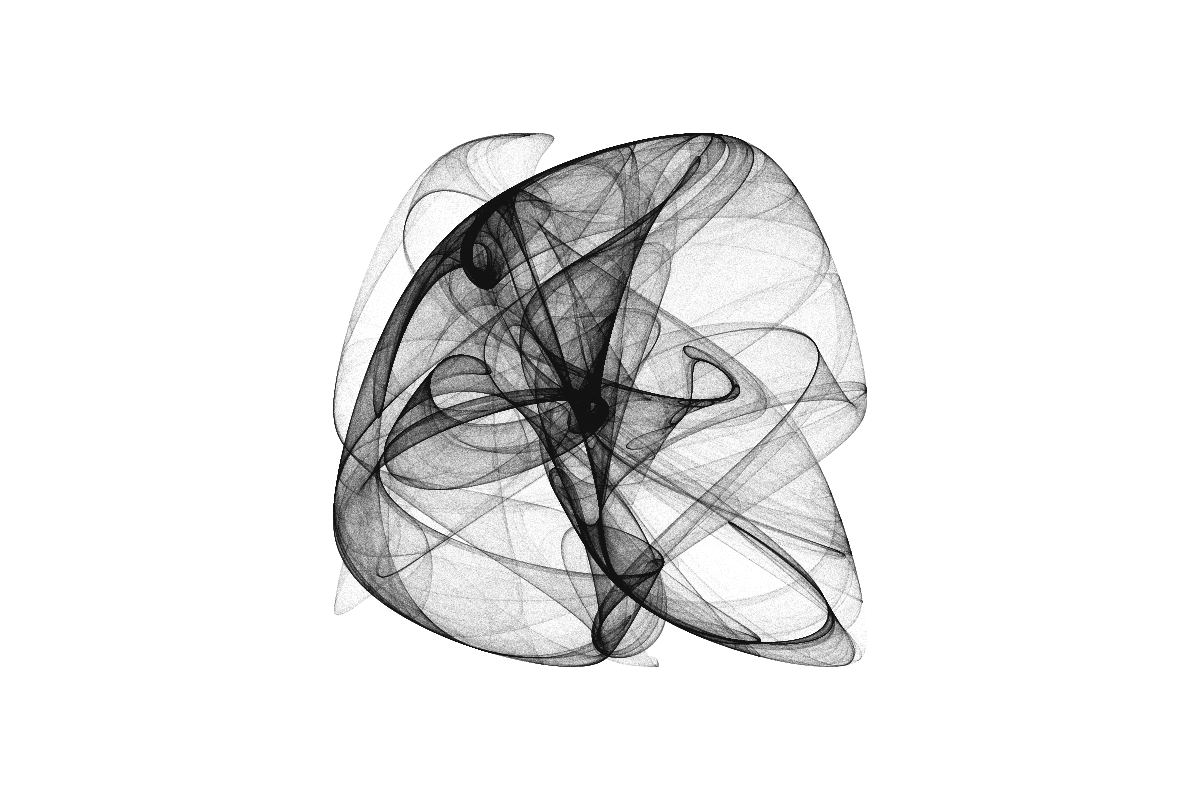
Frame 1 (no input)
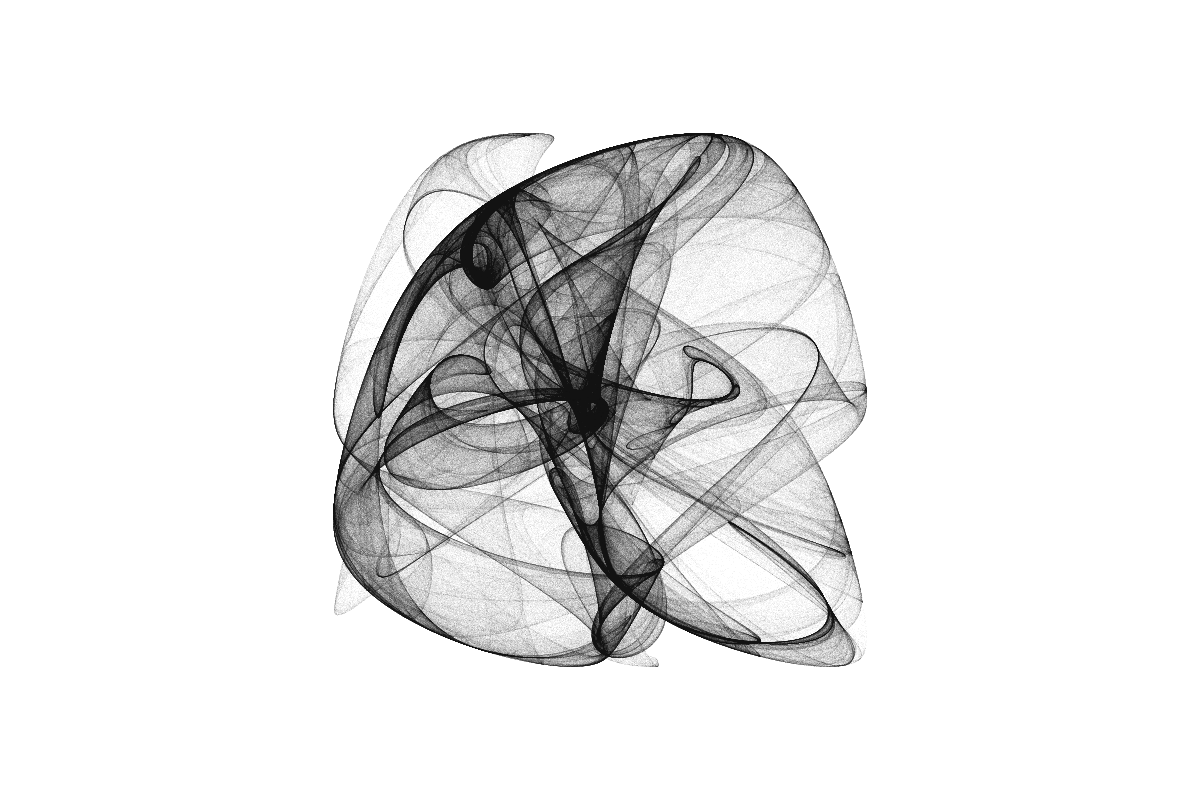
Frame 2 (the mouse pressed at the canvas centre, redrawn once)

The Processing sketch that drew these frames (run headless with seeded random() and noise(); the mouse was pressed at the canvas centre and the sketch redrawn once):

// Processing sketch: sketch_210728a
// ── sketch_210728a.pde
int pointCount = 6000000;
float x, y = 1;
float xn, yn;

float a=1.3;
float b=3.7;
float c=2.4;
float d=2.2;
//float a=-1.4;
//float b=1.6;
//float c=1.0;
//float d=0.7;
float [][]pointAry = new float[2][10000000];


void setup(){
  size(1200,800);
  smooth();
}

void draw(){
  background(255);
  for (int i = 0; i <= pointCount; i++){
    xn = sin(a*y)-cos(b*x);
    yn = sin(c*x)-cos(d*y);
    x=xn;
    y=yn;
    pointAry[0][i]=x*width/9;
    pointAry[1][i]=y*height/6;
  }

  translate(width/2,height/2);
  for(int i=0;i<pointCount;i++){
    stroke(0,10);
    point(pointAry[0][i],pointAry[1][i]);
  }
  
  noLoop();

save("dejong_210728a.png");

}
